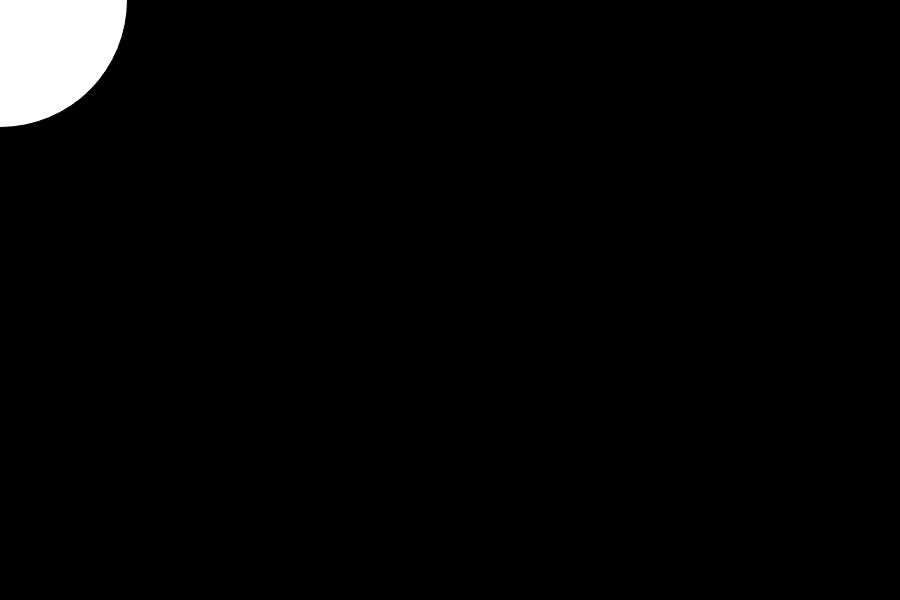
Frame 1 (no input)
Frame 60 (no input): identical to frame 1, image omitted
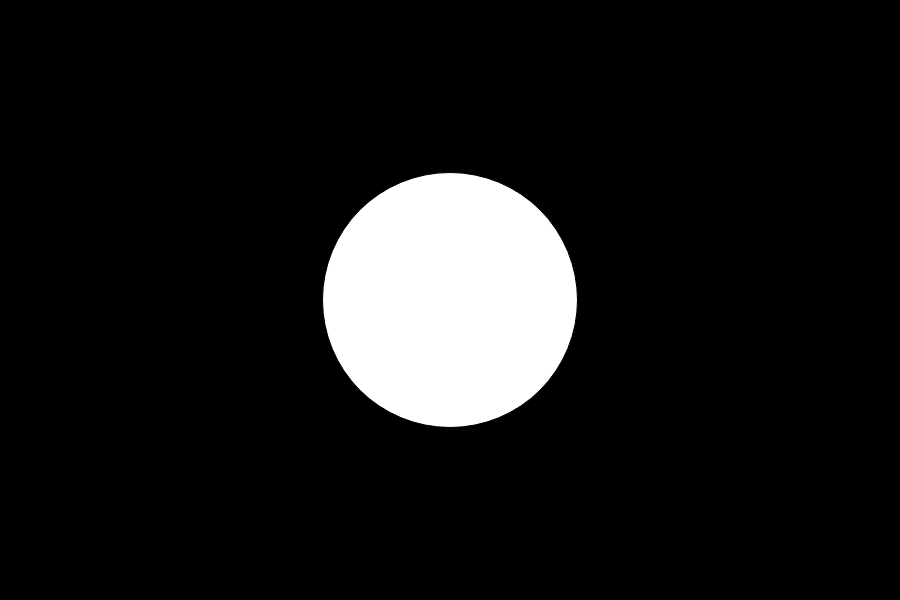
Frame 120 (the mouse pressed at the canvas centre since frame 60)

The p5.js sketch that drew these frames (run headless with seeded random() and noise() and a simulated clock; from frame 60 on, the mouse is pressed at the canvas centre):

// p5.js sketch
// ── sketch.js
function setup() {
  createCanvas(900, 600);
  background(0);
}

function draw() {
  background(0);
  fill(255);
  ellipse(mouseX, mouseY, 255);
}
